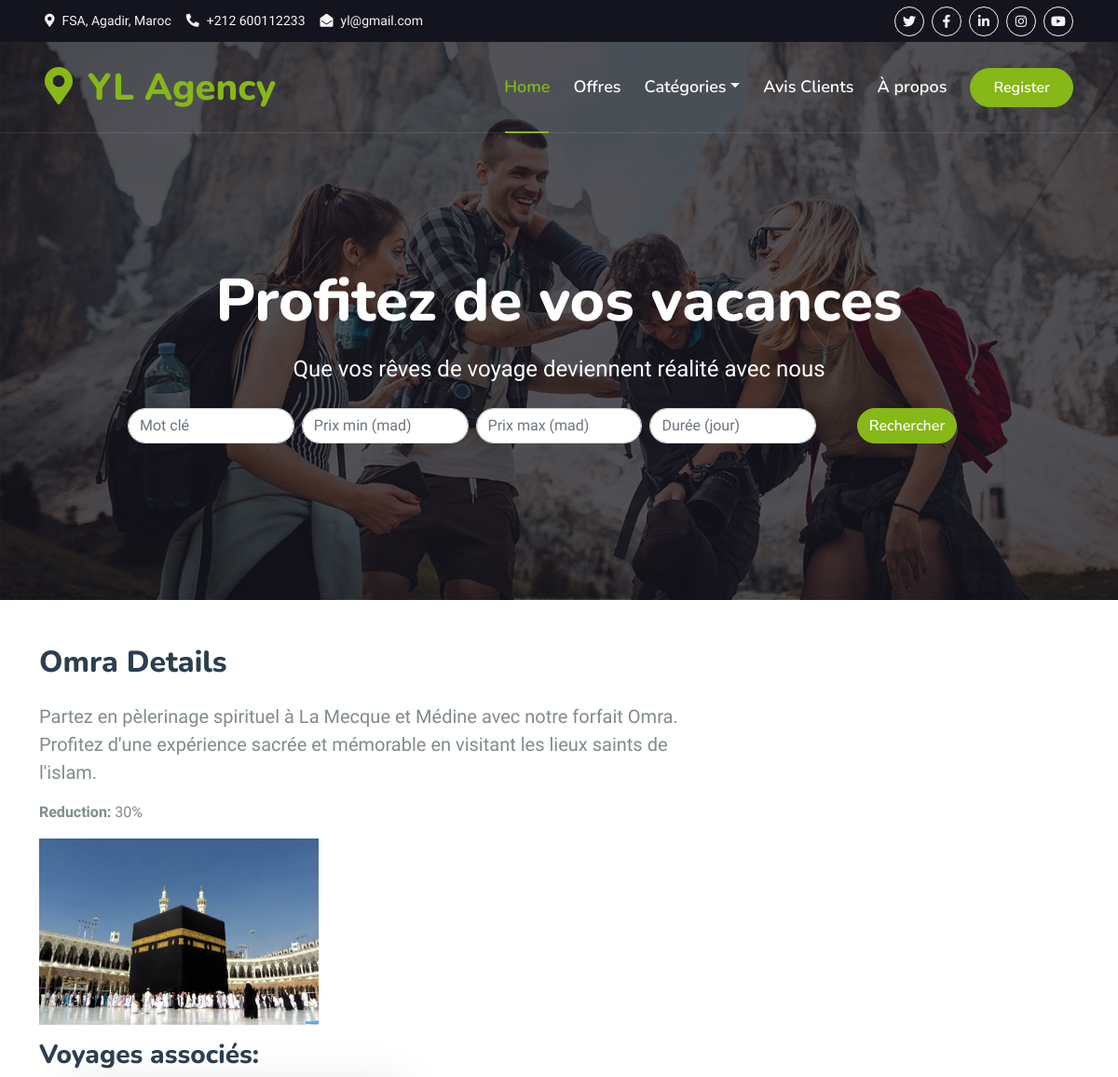
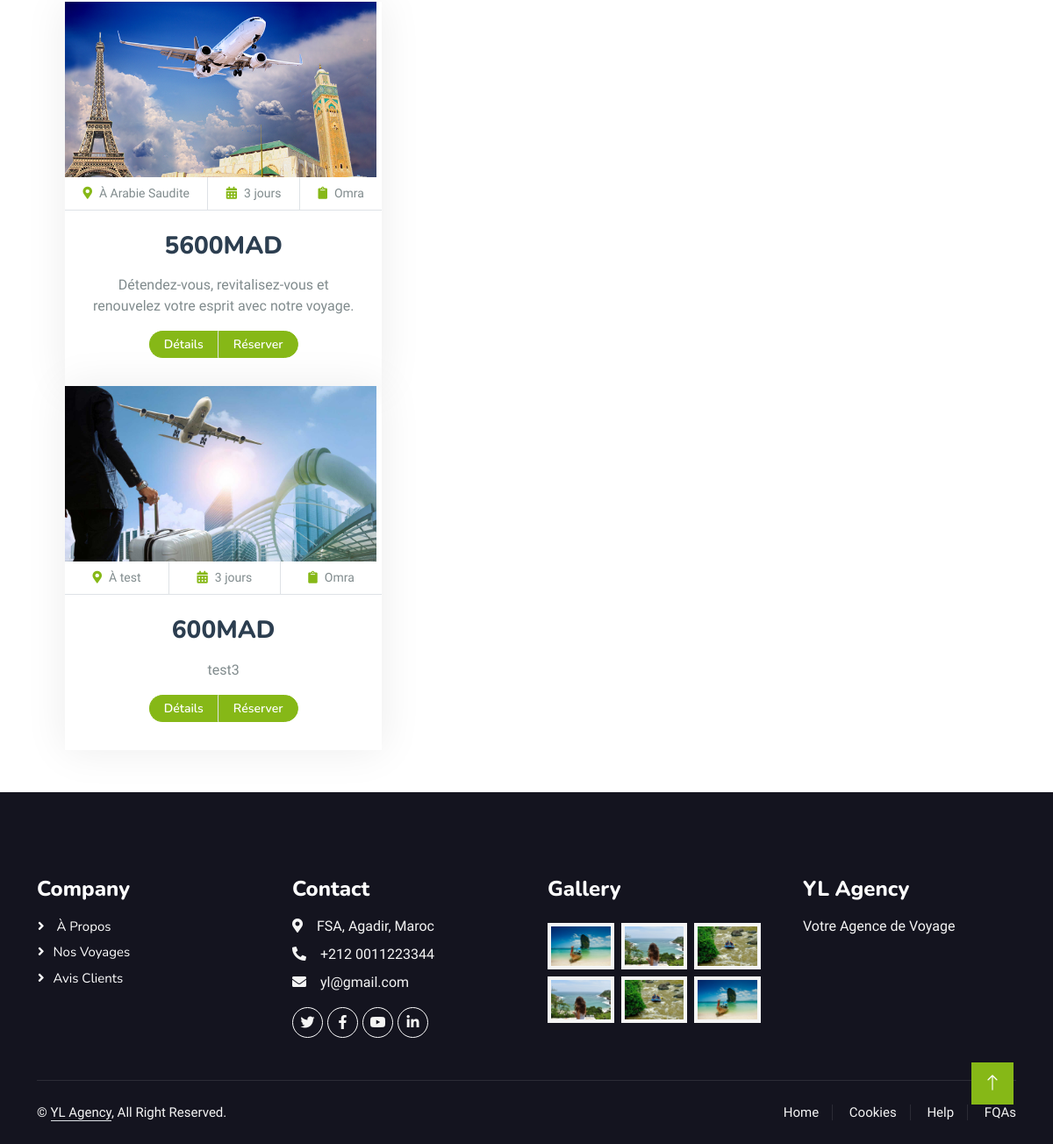
The page /testapp/details_categ/3 on the database its author committed (2 pictures, top to bottom).
### testapp/models.py (models this page shows, shortened)
class categorieVoyage(models.Model):
    image = models.ImageField(upload_to='voyage_images/', null=True, blank=True)
    titre_categ = models.CharField(max_length=50, blank=True)
    description_categ = models.CharField(max_length=300, blank=True)
    description_courte = models.CharField(max_length=100, blank=True, null=True)
    reduction_percent = models.PositiveIntegerField(default=0)
    def __str__(self):
        return self.titre_categ

class voyage(models.Model):
    image = models.ImageField(upload_to='voyage_images/', null=True, blank=True)
    ville_origine = models.CharField(max_length=50,blank=True)
    ville_destination = models.CharField(max_length=50,blank=True)
    date_aller = models.DateField(null=True,blank=True)
    date_retour = models.DateField(null=True,blank=True)
    description = models.CharField(max_length=300, blank=True)
    prix = models.IntegerField(default=0)
    nombre_personnes = models.IntegerField(default=1)
    categorie = models.ForeignKey(categorieVoyage, on_delete=models.CASCADE, default=1)
    duration = models.IntegerField(null=True, blank=True)
    hotel = models.ForeignKey(Hotel, on_delete=models.CASCADE, null=True, blank=True)
    vols = models.ForeignKey(Vols, on_delete=models.CASCADE, null=True, blank=True)

### testapp/views.py (the view)
# urls.py: path('details_categ/<int:id_categorie>', views.detail_categ, name='detail_categ'),
def detail_categ(request, id_categorie):
    category = get_object_or_404(categorieVoyage, pk=id_categorie)
    voyages = voyage.objects.filter(categorie=category)
    return render(request, 'detail_categ.html', {'category': category, 'voyages':voyages})

### testapp/templates/detail_categ.html (shortened to what this page needs)
{% extends 'categorie.html' %}
{% block content %}
  <div class="container my-5">
    <div class="row">
      <div class="col-md-8">
        <h2 class="mb-4">{{ category.titre_categ }} Details</h2>
        <p class="lead">{{ category.description_categ }}</p>
        <p><strong>Reduction:</strong> {{ category.reduction_percent }}%</p>
        {% if category.image %}
        <img src="{{ category.image.url }}" alt="{{ category.titre_categ }}" class="img-fluid" style="width: 300px; height: 200px;">
        {% endif %}
      </div>
      <div class="col-md-4">
      </div>
    </div>
    <h3>Voyages associés:</h3>
    <ul>
      {% for voyage in voyages %}
      <div class="col-lg-4 col-md-6 wow fadeInUp" data-wow-delay="0.3s">
        <div class="package-item">
          <div class="overflow-hidden" style="width: 355px; height: 200px;">
            <img class="img-fluid" src="{{ voyage.image.url }}" alt="{{ voyage.ville_destination }}">
          </div>
          <div class="d-flex border-bottom">
            <small class="flex-fill text-center border-end py-2"><i class="fa fa-map-marker-alt text-primary me-2"></i>À {{ voyage.ville_destination }}</small>
            <small class="flex-fill text-center border-end py-2"><i class="fa fa-calendar-alt text-primary me-2"></i>{{ voyage.duration }} jours</small>
            <small class="flex-fill text-center py-2"><i class="fa fa-solid fa-clipboard text-primary me-2"></i>{{ voyage.categorie }}</small>
          </div>
          <div class="text-center p-4">
            <h3 class="mb-0">{{ voyage.prix }}MAD</h3>
            <p>{{ voyage.description }}</p>
            <div class="d-flex justify-content-center mb-2">
              <a href="{% url 'testapp:details_voy' voyage.id %}" class="btn btn-sm btn-primary px-3 border-end" style="border-radius: 30px 0 0 30px;">Détails</a>
              <a href="{% url 'testapp:signup' %}" class="btn btn-sm btn-primary px-3" style="border-radius: 0 30px 30px 0;">Réserver</a>
            </div>
          </div>
        </div>
      </div>
      {% endfor %}
    </ul>
  </div>
{% endblock %}

### testapp/templates/categorie.html (shortened to what this page needs)
{% load static %}
<!DOCTYPE html>
<html lang="en">
<head>
    <link href="https://cdnjs.cloudflare.com/ajax/libs/font-awesome/5.10.0/css/all.min.css" rel="stylesheet">
    <link href="https://cdn.jsdelivr.net/npm/bootstrap-icons@1.4.1/font/bootstrap-icons.css" rel="stylesheet">
    <link href="{% static 'lib/animate/animate.min.css'%}" rel="stylesheet">
    <link href="{% static 'lib/owlcarousel/assets/owl.carousel.min.css'%}" rel="stylesheet">
    <link href="{% static 'lib/tempusdominus/css/tempusdominus-bootstrap-4.min.css'%}" rel="stylesheet" />
    <link href="{% static 'css/bootstrap.min.css'%}" rel="stylesheet">
    <link href="{% static 'css/style.css'%}" rel="stylesheet">
</head>
<body>
    <div class="container-fluid bg-dark px-5 d-none d-lg-block">
        <div class="row gx-0">
            <div class="col-lg-8 text-center text-lg-start mb-2 mb-lg-0">
                <div class="d-inline-flex align-items-center" style="height: 45px;">
                    <small class="me-3 text-light"><i class="fa fa-map-marker-alt me-2"></i>FSA, Agadir, Maroc</small>
                    <small class="me-3 text-light"><i class="fa fa-phone-alt me-2"></i>+212 600112233</small>
                    <small class="text-light"><i class="fa fa-envelope-open me-2"></i>yl@gmail.com</small>
                </div>
            </div>
            <div class="col-lg-4 text-center text-lg-end">
                <div class="d-inline-flex align-items-center" style="height: 45px;">
                    <a class="btn btn-sm btn-outline-light btn-sm-square rounded-circle me-2" href=""><i class="fab fa-twitter fw-normal"></i></a>
                    <a class="btn btn-sm btn-outline-light btn-sm-square rounded-circle me-2" href=""><i class="fab fa-facebook-f fw-normal"></i></a>
                    <a class="btn btn-sm btn-outline-light btn-sm-square rounded-circle me-2" href=""><i class="fab fa-linkedin-in fw-normal"></i></a>
                    <a class="btn btn-sm btn-outline-light btn-sm-square rounded-circle me-2" href=""><i class="fab fa-instagram fw-normal"></i></a>
                    <a class="btn btn-sm btn-outline-light btn-sm-square rounded-circle" href=""><i class="fab fa-youtube fw-normal"></i></a>
                </div>
            </div>
        </div>
    </div>
    <div class="container-fluid position-relative p-0">
        <nav class="navbar navbar-expand-lg navbar-light px-4 px-lg-5 py-3 py-lg-0">
            <a href="" class="navbar-brand p-0">
                <h1 class="text-primary m-0"><i class="fa fa-map-marker-alt me-3"></i>YL Agency</h1>
            </a>
            <div class="collapse navbar-collapse" id="navbarCollapse">
                <div class="navbar-nav ms-auto py-0">
                    <a href="{% url 'testapp:home' %}" class="nav-item nav-link active">Home</a>
                    <a href="{% url 'testapp:package' %}" class="nav-item nav-link">Offres</a>
                    <div class="nav-item dropdown">
                        <a href="#" class="nav-link dropdown-toggle" data-bs-toggle="dropdown">Catégories</a>
                    </div>
                    <a href="{% url 'testapp:service' %}" class="nav-item nav-link">Avis Clients</a>
                    <a href="{% url 'testapp:about' %}" class="nav-item nav-link">À propos</a>
                </div>
                <a href="{% url 'testapp:signup' %}" class="btn btn-primary rounded-pill py-2 px-4">Register</a>
            </div>
        </nav>
        <div class="container-fluid bg-primary py-5 mb-5 hero-header">
            <div class="container py-5">
                <div class="row justify-content-center py-5">
                    <div class="col-lg-10 pt-lg-5 mt-lg-5 text-center">
                        <h1 class="display-3 text-white mb-3 animated slideInDown">Profitez de vos vacances</h1>
                        <p class="fs-4 text-white mb-4 animated slideInDown">Que vos rêves de voyage deviennent réalité avec nous</p>
                        <div class="row mb-4">
                            <form method="GET" action="{% url 'user:recherche_voyages' %}">
                                <div class="row g-2">
                                    <div class="col-md">
                                        <input type="text" class="form-control rounded-pill" name="mot" placeholder="Mot clé">
                                    </div>
                                    <div class="col-md">
                                        <input type="number" class="form-control rounded-pill" name="prix_min" placeholder="Prix min (mad)">
                                    </div>
                                    <div class="col-md">
                                        <input type="number" class="form-control rounded-pill" name="prix_max" placeholder="Prix max (mad)">
                                    </div>
                                    <div class="col-md">
                                        <input type="number" class="form-control rounded-pill" name="duree" placeholder="Durée (jour)">
                                    </div>
                                    <div class="col-md">
                                        <button type="submit" class="btn btn-primary rounded-pill">Rechercher</button>
                                    </div>
                                </div>
                            </form>
                        </div>
                    </div>
                </div>
            </div>
        </div>
    </div>
    <div id="content">
        {% block content %}{% endblock %}
    </div>
    <div class="container-fluid bg-dark text-light footer pt-5 mt-5 wow fadeIn" data-wow-delay="0.1s">
        <div class="container py-5">
            <div class="row g-5">
                <div class="col-lg-3 col-md-6">
                    <h4 class="text-white mb-3">Company</h4>
                    <a class="btn btn-link" href="{% url 'testapp:about' %}"> À propos </a>
                    <a class="btn btn-link" href="{% url 'testapp:package' %}">Nos Voyages</a>
                    <a class="btn btn-link" href="{% url 'testapp:service' %}">Avis Clients</a>
                </div>
                <div class="col-lg-3 col-md-6">
                    <h4 class="text-white mb-3">Contact</h4>
                    <p class="mb-2"><i class="fa fa-map-marker-alt me-3"></i>FSA, Agadir, Maroc</p>
                    <p class="mb-2"><i class="fa fa-phone-alt me-3"></i>+212 0011223344</p>
                    <p class="mb-2"><i class="fa fa-envelope me-3"></i>yl@gmail.com</p>
                    <div class="d-flex pt-2">
                        <a class="btn btn-outline-light btn-social" href=""><i class="fab fa-twitter"></i></a>
                        <a class="btn btn-outline-light btn-social" href=""><i class="fab fa-facebook-f"></i></a>
                        <a class="btn btn-outline-light btn-social" href=""><i class="fab fa-youtube"></i></a>
                        <a class="btn btn-outline-light btn-social" href=""><i class="fab fa-linkedin-in"></i></a>
                    </div>
                </div>
                <div class="col-lg-3 col-md-6">
                    <h4 class="text-white mb-3">Gallery</h4>
                    <div class="row g-2 pt-2">
                        <div class="col-4">
                            <img class="img-fluid bg-light p-1" src="{% static 'img/package-1.jpg'%}" alt="">
                        </div>
                        <div class="col-4">
                            <img class="img-fluid bg-light p-1" src="{% static 'img/package-2.jpg'%}" alt="">
                        </div>
                        <div class="col-4">
                            <img class="img-fluid bg-light p-1" src="{% static 'img/package-3.jpg'%}" alt="">
                        </div>
                        <div class="col-4">
                            <img class="img-fluid bg-light p-1" src="{% static 'img/package-2.jpg'%}" alt="">
                        </div>
                        <div class="col-4">
                            <img class="img-fluid bg-light p-1" src="{% static 'img/package-3.jpg'%}" alt="">
                        </div>
                        <div class="col-4">
                            <img class="img-fluid bg-light p-1" src="{% static 'img/package-1.jpg'%}" alt="">
                        </div>
                    </div>
                </div>
                <div class="col-lg-3 col-md-6">
                    <h4 class="text-white mb-3">YL Agency</h4>
                    <p>Votre Agence de Voyage</p>
                </div>
            </div>
        </div>
        <div class="container">
            <div class="copyright">
                <div class="row">
                    <div class="col-md-6 text-center text-md-start mb-3 mb-md-0">
                        &copy; <a class="border-bottom" href="https://freewebsitecode.com">YL Agency</a>, All Right Reserved.
                    </div>
                    <div class="col-md-6 text-center text-md-end">
                        <div class="footer-menu">
                            <a href="">Home</a>
                            <a href="">Cookies</a>
                            <a href="">Help</a>
                            <a href="">FQAs</a>
                        </div>
                    </div>
                </div>
            </div>
        </div>
    </div>
    <a href="#" class="btn btn-lg btn-primary btn-lg-square back-to-top"><i class="bi bi-arrow-up"></i></a>
</body>
</html>

### testapp/static/css/style.css (style rules this page uses)
:root { --primary: #86B817; --secondary: #FE8800; --light: #F5F5F5; --dark: #14141F; }
.back-to-top { position: fixed; display: none; right: 45px; bottom: 45px; z-index: 99; }
.btn { font-family: 'Nunito', sans-serif; font-weight: 600; transition: .5s; }
.btn.btn-primary, .btn.btn-secondary { color: #FFFFFF; }
.btn-sm-square { width: 32px; height: 32px; }
.btn-lg-square { width: 48px; height: 48px; }
.btn-square, .btn-sm-square, .btn-lg-square { padding: 0; display: flex; align-items: center; justify-content: center; font-weight: normal; border-radius: 0px; }
.navbar-light .navbar-nav .nav-link { font-family: 'Nunito', sans-serif; position: relative; margin-right: 25px; padding: 35px 0; color: #FFFFFF !important; font-size: 18px; font-weight: 600; outline: none; transition: .5s; }
.navbar-light .navbar-nav .nav-link:hover, .navbar-light .navbar-nav .nav-link.active { color: var(--primary) !important; }
@media (min-width: 992px) { .navbar-light { position: absolute; width: 100%; top: 0; left: 0; border-bottom: 1px solid rgba(256, 256, 256, .1); z-index: 999; } }
@media (min-width: 992px) { .navbar-light .navbar-nav .nav-link::before { position: absolute; content: ""; width: 0; height: 2px; bottom: -1px; left: 50%; background: var(--primary); transition: .5s; } }
@media (min-width: 992px) { .navbar-light .navbar-nav .nav-link:hover::before, .navbar-light .navbar-nav .nav-link.active::before { width: calc(100% - 2px); left: 1px; } }
.hero-header { background: linear-gradient(rgba(20, 20, 31, .7), rgba(20, 20, 31, .7)), url(../img/bg-hero.jpg); background-position: center center; background-repeat: no-repeat; background-size: cover; }
.package-item { box-shadow: 0 0 45px rgba(0, 0, 0, .08); }
.package-item img { transition: .5s; }
.footer .btn.btn-social { margin-right: 5px; width: 35px; height: 35px; display: flex; align-items: center; justify-content: center; color: var(--light); font-weight: normal; border: 1px solid #FFFFFF; border-radius: 35px; transition: .3s; }
.footer .btn.btn-link { display: block; margin-bottom: 5px; padding: 0; text-align: left; color: #FFFFFF; font-size: 15px; font-weight: normal; text-transform: capitalize; transition: .3s; }
.footer .btn.btn-link::before { position: relative; content: "\f105"; font-family: "Font Awesome 5 Free"; font-weight: 900; margin-right: 10px; }
.footer .copyright { padding: 25px 0; font-size: 15px; border-top: 1px solid rgba(256, 256, 256, .1); }
.footer .copyright a { color: var(--light); }
.footer .footer-menu a { margin-right: 15px; padding-right: 15px; border-right: 1px solid rgba(255, 255, 255, .1); }
.footer .footer-menu a:last-child { margin-right: 0; padding-right: 0; border-right: none; }

### rows shown on the page
categorieVoyage: titre_categ "Omra", description_categ "Partez en pèlerinage spirituel à La Mecque et Médine avec notre forfait Omra. Profitez d'une expérience sacrée et mémorable en visitant les lieux saints de l'islam.", reduction_percent "30", image (picture)
voyage: image (picture), ville_destination "Arabie Saudite", duration "3", categorie "Omra", prix "5600", description "Détendez-vous, revitalisez-vous et renouvelez votre esprit avec notre voyage."
voyage: image (picture), ville_destination "test", duration "3", categorie "Omra", prix "600", description "test3"
